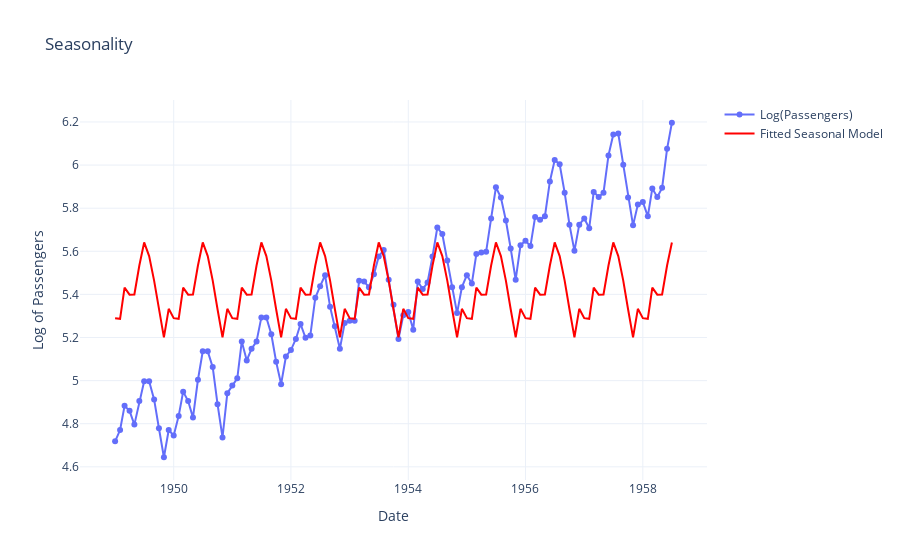

Source (notebook cell):
### Code cell
# Create the Plotly figure
fig = go.Figure()

# Add the log-transformed passenger data
fig.add_trace(go.Scatter(
    x=train.index,
    y=train['log_passengers'],
    mode='lines+markers',
    name='Log(Passengers)',
    customdata=np.stack((train.index.strftime('%Y-%m'), train['passengers']), axis=-1),
    hovertemplate='<b>Date</b>: %{customdata[0]}<br>' +
                  '<b>Log(Passengers)</b>: %{y:.2f}<br>' +
                  '<b>Actual Passengers</b>: %{customdata[1]}'
))

# Add the fitted seasonal model
fig.add_trace(go.Scatter(
    x=train.index,
    y=train['seasonal_fitted'],
    mode='lines',
    name='Fitted Seasonal Model',
    line=dict(color='red')
))

# Customize layout
fig.update_layout(
    title='Seasonality',
    xaxis_title='Date',
    yaxis_title='Log of Passengers',
    template='plotly_white'
)

fig.show()
